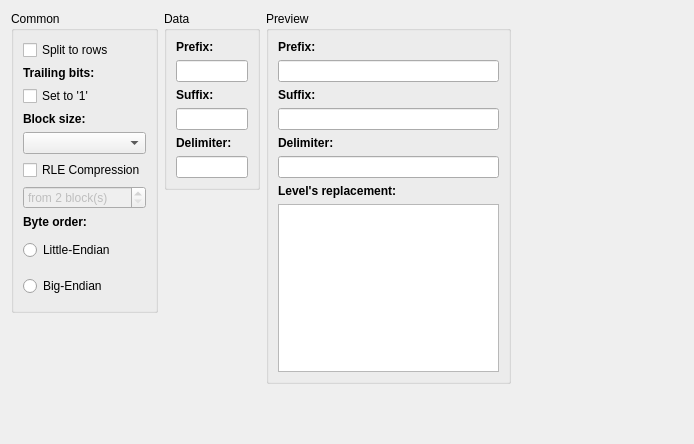
<?xml version="1.0" encoding="UTF-8"?>
<ui version="4.0">
 <class>SetupTabImage</class>
 <widget class="QWidget" name="SetupTabImage">
  <property name="geometry">
   <rect>
    <x>0</x>
    <y>0</y>
    <width>694</width>
    <height>444</height>
   </rect>
  </property>
  <property name="windowTitle">
   <string>Image</string>
  </property>
  <layout class="QHBoxLayout" name="horizontalLayout">
   <item>
    <layout class="QVBoxLayout" name="verticalLayout_2">
     <item>
      <widget class="QGroupBox" name="groupBoxCommon">
       <property name="title">
        <string>Common</string>
       </property>
       <layout class="QVBoxLayout" name="verticalLayout">
        <item>
         <widget class="QCheckBox" name="checkBoxSplitToRows">
          <property name="text">
           <string>Split to rows</string>
          </property>
         </widget>
        </item>
        <item>
         <widget class="QLabel" name="label_4">
          <property name="font">
           <font>
            <weight>75</weight>
            <bold>true</bold>
           </font>
          </property>
          <property name="text">
           <string extracomment="Unused bits at the end of data blocks">Trailing bits:</string>
          </property>
         </widget>
        </item>
        <item>
         <widget class="QCheckBox" name="checkBoxBlockDefaultOnes">
          <property name="text">
           <string>Set to '1'</string>
          </property>
         </widget>
        </item>
        <item>
         <widget class="QLabel" name="label_6">
          <property name="font">
           <font>
            <weight>75</weight>
            <bold>true</bold>
           </font>
          </property>
          <property name="text">
           <string>Block size:</string>
          </property>
         </widget>
        </item>
        <item>
         <widget class="QComboBox" name="comboBoxBlockSize">
          <property name="sizePolicy">
           <sizepolicy hsizetype="Preferred" vsizetype="Fixed">
            <horstretch>0</horstretch>
            <verstretch>0</verstretch>
           </sizepolicy>
          </property>
         </widget>
        </item>
        <item>
         <widget class="QCheckBox" name="checkBoxCompressionRle">
          <property name="text">
           <string>RLE Compression</string>
          </property>
         </widget>
        </item>
        <item>
         <widget class="QSpinBox" name="spinBoxRleMinLength">
          <property name="enabled">
           <bool>false</bool>
          </property>
          <property name="suffix">
           <string> block(s)</string>
          </property>
          <property name="prefix">
           <string>from </string>
          </property>
          <property name="minimum">
           <number>2</number>
          </property>
         </widget>
        </item>
        <item>
         <widget class="QLabel" name="label_3">
          <property name="font">
           <font>
            <weight>75</weight>
            <bold>true</bold>
           </font>
          </property>
          <property name="text">
           <string>Byte order:</string>
          </property>
         </widget>
        </item>
        <item>
         <widget class="QRadioButton" name="radioButtonLittleEndian">
          <property name="sizePolicy">
           <sizepolicy hsizetype="Preferred" vsizetype="Fixed">
            <horstretch>0</horstretch>
            <verstretch>0</verstretch>
           </sizepolicy>
          </property>
          <property name="minimumSize">
           <size>
            <width>0</width>
            <height>30</height>
           </size>
          </property>
          <property name="text">
           <string notr="true">Little-Endian</string>
          </property>
         </widget>
        </item>
        <item>
         <widget class="QRadioButton" name="radioButtonBigEndian">
          <property name="sizePolicy">
           <sizepolicy hsizetype="Preferred" vsizetype="Fixed">
            <horstretch>0</horstretch>
            <verstretch>0</verstretch>
           </sizepolicy>
          </property>
          <property name="minimumSize">
           <size>
            <width>0</width>
            <height>30</height>
           </size>
          </property>
          <property name="text">
           <string notr="true">Big-Endian</string>
          </property>
         </widget>
        </item>
       </layout>
      </widget>
     </item>
     <item>
      <spacer name="verticalSpacer">
       <property name="orientation">
        <enum>Qt::Vertical</enum>
       </property>
       <property name="sizeHint" stdset="0">
        <size>
         <width>58</width>
         <height>55</height>
        </size>
       </property>
      </spacer>
     </item>
    </layout>
   </item>
   <item>
    <layout class="QVBoxLayout" name="verticalLayoutData">
     <item>
      <widget class="QGroupBox" name="groupBoxData">
       <property name="title">
        <string>Data</string>
       </property>
       <layout class="QVBoxLayout" name="verticalLayout_3">
        <item>
         <widget class="QLabel" name="label">
          <property name="font">
           <font>
            <weight>75</weight>
            <bold>true</bold>
           </font>
          </property>
          <property name="text">
           <string>Prefix:</string>
          </property>
         </widget>
        </item>
        <item>
         <widget class="QLineEdit" name="lineEditBlockPrefix"/>
        </item>
        <item>
         <widget class="QLabel" name="label_2">
          <property name="font">
           <font>
            <weight>75</weight>
            <bold>true</bold>
           </font>
          </property>
          <property name="text">
           <string>Suffix:</string>
          </property>
         </widget>
        </item>
        <item>
         <widget class="QLineEdit" name="lineEditBlockSuffix"/>
        </item>
        <item>
         <widget class="QLabel" name="label_5">
          <property name="font">
           <font>
            <weight>75</weight>
            <bold>true</bold>
           </font>
          </property>
          <property name="text">
           <string>Delimiter:</string>
          </property>
         </widget>
        </item>
        <item>
         <widget class="QLineEdit" name="lineEditBlockDelimiter"/>
        </item>
       </layout>
       <zorder>lineEditBlockDelimiter</zorder>
       <zorder>lineEditBlockSuffix</zorder>
       <zorder>label</zorder>
       <zorder>label_2</zorder>
       <zorder>label_5</zorder>
       <zorder>lineEditBlockPrefix</zorder>
      </widget>
     </item>
     <item>
      <spacer name="verticalSpacer_2">
       <property name="orientation">
        <enum>Qt::Vertical</enum>
       </property>
       <property name="sizeHint" stdset="0">
        <size>
         <width>17</width>
         <height>72</height>
        </size>
       </property>
      </spacer>
     </item>
    </layout>
   </item>
   <item>
    <layout class="QVBoxLayout" name="verticalLayoutPreview">
     <item>
      <widget class="QGroupBox" name="groupBoxPreview">
       <property name="title">
        <string>Preview</string>
       </property>
       <layout class="QVBoxLayout" name="verticalLayout_4">
        <item>
         <widget class="QLabel" name="label_7">
          <property name="font">
           <font>
            <weight>75</weight>
            <bold>true</bold>
           </font>
          </property>
          <property name="text">
           <string>Prefix:</string>
          </property>
         </widget>
        </item>
        <item>
         <widget class="QLineEdit" name="lineEditPreviewPrefix"/>
        </item>
        <item>
         <widget class="QLabel" name="label_8">
          <property name="font">
           <font>
            <weight>75</weight>
            <bold>true</bold>
           </font>
          </property>
          <property name="text">
           <string>Suffix:</string>
          </property>
         </widget>
        </item>
        <item>
         <widget class="QLineEdit" name="lineEditPreviewSuffix"/>
        </item>
        <item>
         <widget class="QLabel" name="label_9">
          <property name="font">
           <font>
            <weight>75</weight>
            <bold>true</bold>
           </font>
          </property>
          <property name="text">
           <string>Delimiter:</string>
          </property>
         </widget>
        </item>
        <item>
         <widget class="QLineEdit" name="lineEditPreviewDelimiter"/>
        </item>
        <item>
         <widget class="QLabel" name="label_10">
          <property name="font">
           <font>
            <weight>75</weight>
            <bold>true</bold>
           </font>
          </property>
          <property name="text">
           <string>Level's replacement:</string>
          </property>
         </widget>
        </item>
        <item>
         <widget class="QTextEdit" name="textEditPreviewLevels"/>
        </item>
       </layout>
      </widget>
     </item>
     <item>
      <spacer name="verticalSpacer_3">
       <property name="orientation">
        <enum>Qt::Vertical</enum>
       </property>
       <property name="sizeHint" stdset="0">
        <size>
         <width>17</width>
         <height>72</height>
        </size>
       </property>
      </spacer>
     </item>
    </layout>
   </item>
   <item>
    <spacer name="horizontalSpacer">
     <property name="orientation">
      <enum>Qt::Horizontal</enum>
     </property>
     <property name="sizeType">
      <enum>QSizePolicy::MinimumExpanding</enum>
     </property>
     <property name="sizeHint" stdset="0">
      <size>
       <width>172</width>
       <height>20</height>
      </size>
     </property>
    </spacer>
   </item>
  </layout>
 </widget>
 <resources/>
 <connections>
  <connection>
   <sender>checkBoxCompressionRle</sender>
   <signal>toggled(bool)</signal>
   <receiver>spinBoxRleMinLength</receiver>
   <slot>setEnabled(bool)</slot>
   <hints>
    <hint type="sourcelabel">
     <x>84</x>
     <y>155</y>
    </hint>
    <hint type="destinationlabel">
     <x>84</x>
     <y>185</y>
    </hint>
   </hints>
  </connection>
 </connections>
</ui>
